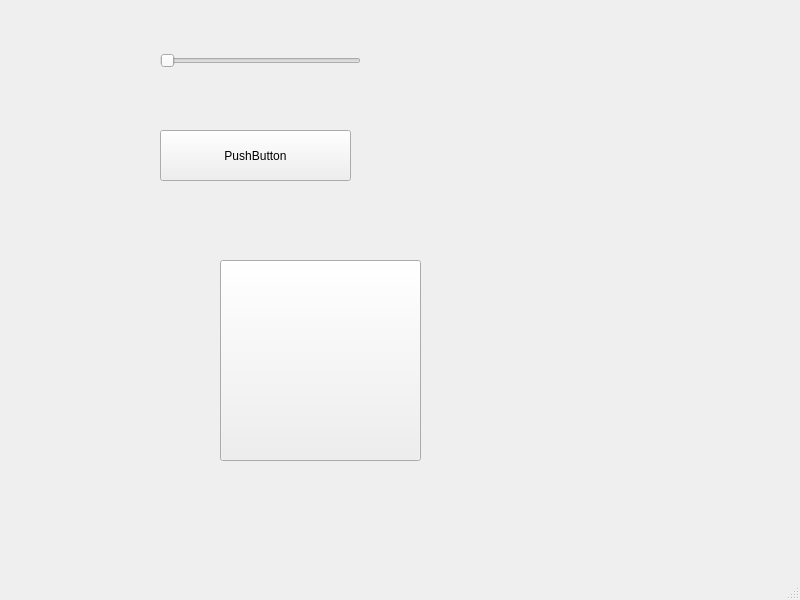
<?xml version="1.0" encoding="UTF-8"?>
<ui version="4.0">
 <class>MainWindow</class>
 <widget class="QMainWindow" name="MainWindow">
  <property name="geometry">
   <rect>
    <x>0</x>
    <y>0</y>
    <width>800</width>
    <height>600</height>
   </rect>
  </property>
  <property name="windowTitle">
   <string>MainWindow</string>
  </property>
  <widget class="QWidget" name="centralwidget">
   <widget class="QPushButton" name="pushButton">
    <property name="geometry">
     <rect>
      <x>160</x>
      <y>130</y>
      <width>191</width>
      <height>51</height>
     </rect>
    </property>
    <property name="styleSheet">
     <string notr="true"/>
    </property>
    <property name="text">
     <string>PushButton</string>
    </property>
   </widget>
   <widget class="QSlider" name="horizontalSlider">
    <property name="geometry">
     <rect>
      <x>160</x>
      <y>40</y>
      <width>201</width>
      <height>41</height>
     </rect>
    </property>
    <property name="styleSheet">
     <string notr="true"/>
    </property>
    <property name="orientation">
     <enum>Qt::Horizontal</enum>
    </property>
   </widget>
   <widget class="QPushButton" name="pushButton_2">
    <property name="geometry">
     <rect>
      <x>220</x>
      <y>260</y>
      <width>201</width>
      <height>201</height>
     </rect>
    </property>
    <property name="styleSheet">
     <string notr="true"/>
    </property>
    <property name="text">
     <string/>
    </property>
   </widget>
  </widget>
  <widget class="QMenuBar" name="menubar">
   <property name="geometry">
    <rect>
     <x>0</x>
     <y>0</y>
     <width>800</width>
     <height>22</height>
    </rect>
   </property>
  </widget>
  <widget class="QStatusBar" name="statusbar"/>
 </widget>
 <resources/>
 <connections/>
</ui>
